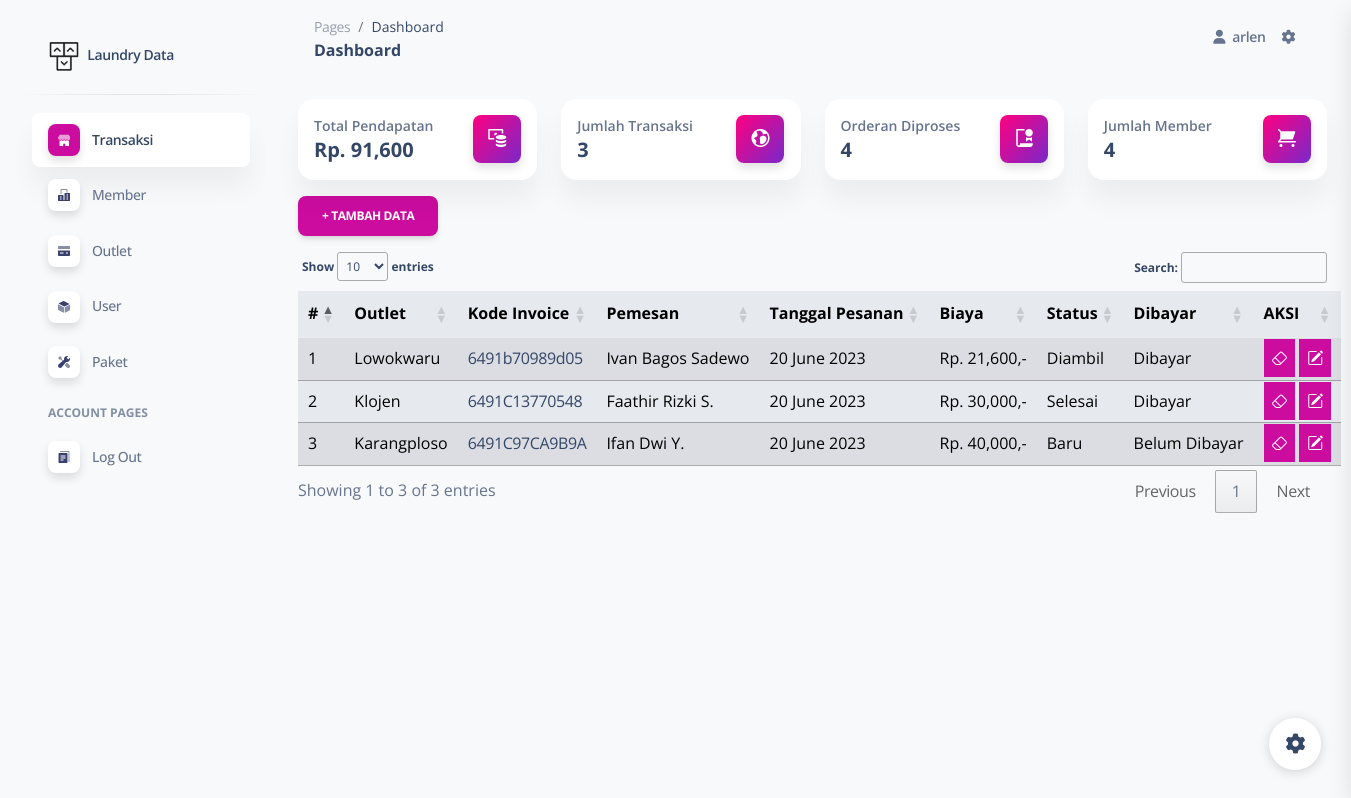
/pages/index.php?page=tr (signed in), run on the app's committed database.
### tables this page shows
CREATE TABLE `tb_transaksi` (
  `id` int NOT NULL,
  `id_outlet` int NOT NULL,
  `kode_invoice` varchar(100) NOT NULL,
  `id_member` int NOT NULL,
  `tgl` datetime NOT NULL,
  `biaya` int NOT NULL,
  `status` enum('Baru','Proses','Selesai','Diambil') NOT NULL DEFAULT 'Baru',
  `dibayar` enum('Dibayar','Belum Dibayar') NOT NULL DEFAULT 'Belum Dibayar',
  `id_user` int NOT NULL
);

CREATE TABLE `tb_outlet` (
  `id` int NOT NULL,
  `nama` varchar(100) NOT NULL,
  `alamat` text NOT NULL,
  `tlp` varchar(15) NOT NULL
);

CREATE TABLE `tb_member` (
  `id` int NOT NULL,
  `nama` varchar(100) NOT NULL,
  `alamat` text NOT NULL,
  `jenis_kelamin` enum('L','P') NOT NULL,
  `tlp` varchar(15) NOT NULL
);

### crud/transaksi/index.php (the view, shortened to what this page needs)
<!DOCTYPE html>
<html lang="en">
<head>
    <link rel="stylesheet" href="//cdn.datatables.net/1.13.2/css/jquery.dataTables.min.css">
    <link rel="stylesheet" href="https://cdn.jsdelivr.net/npm/bootstrap-icons@1.10.3/font/bootstrap-icons.css">
    <body class="container-fluid my-3">
    <a href="index.php?page=inptr" class="btn btn-primary my-3">+ TAMBAH DATA</a>
    <table class="table table-secondary table-striped" id="myTable">
        <thead>
            <tr>
                <th scope="col">#</th>
                <th scope="col">Outlet</th>
                <th scope="col">Kode Invoice</th>
                <th scope="col">Pemesan</th>
                <th scope="col">Tanggal Pesanan</th>
                <th scope="col">Biaya</th>
                <th scope="col">Status</th>
                <th scope="col">Dibayar</th>
                <th scope="col">AKSI</th>
            </tr>
        </thead>
        <tbody>
            <?php
            include "../../config/config.php";
            $no = 1;
            $sql = "SELECT tb_transaksi.id as id, tb_outlet.nama as o, tb_transaksi.kode_invoice as ki, tb_member.nama as m, tb_transaksi.tgl as t, tb_transaksi.biaya as b, tb_transaksi.status as s, tb_transaksi.dibayar as d, tb_user.nama as ksr FROM tb_transaksi INNER JOIN tb_outlet ON id_outlet = tb_outlet.id INNER JOIN tb_member ON id_member = tb_member.id INNER JOIN tb_user ON id_user = tb_user.id";
            $q = mysqli_query($con, $sql);
            while ($row = mysqli_fetch_array($q)):
            ?>
            <tr class="">
                <td><?php echo $no++ ?></td>
                <td><?php echo $row['o'] ?></td>
                <td><a href="index.php?page=dtr&id=<?=$row['id']?>"><?php echo $row['ki'] ?></a></td>
                <td><?php echo $row['m'] ?></td>
                <td><?=  date("d F Y",strtotime($row['t']))?></td>
                <td>Rp. <?php echo number_format($row['b']) . ",-" ?></td>
                <td><?php echo $row['s'] ?></td>
                <td><?php echo $row['d'] ?></td>
                <td>
                    <a href="../../crud/transaksi/delete.php?id=<?=$row['id']?>" class="bg-primary text-white p-2"><i class="bi bi-eraser"></i></a>
                    <a href="index.php?page=edtr&id=<?=$row['id']?>" class="bg-primary text-white p-2"><i class="bi bi-pencil-square"></i></i></a>
                </td>
            </tr>
            <?php endwhile; ?>
        </tbody>
    </table>
  </body>
</html>

### pages/index.php (shortened to what this page needs)
<?php
include "../../config/config.php";
$t = mysqli_fetch_array(mysqli_query($con,"SELECT COUNT(id) AS transaksi,SUM(biaya) AS omset FROM tb_transaksi"));
$o = mysqli_fetch_array(mysqli_query($con,"SELECT COUNT(id) AS outlet FROM tb_outlet"));
$m = mysqli_fetch_array(mysqli_query($con,"SELECT COUNT(id) AS member FROM tb_member"));
?>
<!DOCTYPE html>
<html lang="en">
<head>
  <link href="../assets/css/nucleo-icons.css" rel="stylesheet" />
  <link href="../assets/css/nucleo-svg.css" rel="stylesheet" />
  <link href="../assets/css/nucleo-svg.css" rel="stylesheet" />
  <link id="pagestyle" href="../assets/css/soft-ui-dashboard.css?v=1.0.7" rel="stylesheet" />
</head>
<body class="g-sidenav-show  bg-gray-100">
  <aside class="sidenav navbar navbar-vertical navbar-expand-xs border-0 border-radius-xl my-3 fixed-start ms-3 " id="sidenav-main">
    <div class="sidenav-header">
      <a class="navbar-brand m-0" href="">
        <img src="../assets/img/logo-ct-dark.png" class="navbar-brand-img h-100" alt="main_logo">
        <span class="ms-1 font-weight-bold">Laundry Data</span>
      </a>
    </div>
    <hr class="horizontal dark mt-0">
    <div class="collapse navbar-collapse w-auto" id="sidenav-collapse-main">
      <ul class="navbar-nav">
        <li class="nav-item">
          <a class="nav-link  active" href="../pages/index.php?page=tr">
            <div class="icon icon-shape icon-sm shadow border-radius-md bg-white text-center me-2 d-flex align-items-center justify-content-center">
            </div>
            <span class="nav-link-text ms-1">Transaksi</span>
          </a>
        </li>
        <li class="nav-item">
          <a class="nav-link  " href="index.php?page=mem">
            <div class="icon icon-shape icon-sm shadow border-radius-md bg-white text-center me-2 d-flex align-items-center justify-content-center">
            </div>
            <span class="nav-link-text ms-1">Member</span>
          </a>
        </li>
        <li class="nav-item">
          <a class="nav-link  " href="index.php?page=ot">
            <div class="icon icon-shape icon-sm shadow border-radius-md bg-white text-center me-2 d-flex align-items-center justify-content-center">
            </div>
            <span class="nav-link-text ms-1">Outlet</span>
          </a>
        </li>
        <li class="nav-item">
          <a class="nav-link  " href="index.php?page=us">
            <div class="icon icon-shape icon-sm shadow border-radius-md bg-white text-center me-2 d-flex align-items-center justify-content-center">
            </div>
            <span class="nav-link-text ms-1">User</span>
          </a>
        </li>
        <li class="nav-item">
          <a class="nav-link" href="index.php?page=pa">
            <div class="icon icon-shape icon-sm shadow border-radius-md bg-white text-center me-2 d-flex align-items-center justify-content-center">
            </div>
            <span class="nav-link-text ms-1">Paket</span>
          </a>
        </li>
        <li class="nav-item mt-3">
          <h6 class="ps-4 ms-2 text-uppercase text-xs font-weight-bolder opacity-6">Account pages</h6>
        </li>
        <li class="nav-item">
          <a class="nav-link" href="logout.php">
            <div class="icon icon-shape icon-sm shadow border-radius-md bg-white text-center me-2 d-flex align-items-center justify-content-center">
            </div>
            <span class="nav-link-text ms-1">Log Out</span>
          </a>
        </li>
      </ul>
    </div>
  </aside>
  <main class="main-content position-relative max-height-vh-100 h-100 border-radius-lg ">
    <nav class="navbar navbar-main navbar-expand-lg px-0 mx-4 shadow-none border-radius-xl" id="navbarBlur" navbar-scroll="true">
      <div class="container-fluid py-1 px-3">
        <nav aria-label="breadcrumb">
          <ol class="breadcrumb bg-transparent mb-0 pb-0 pt-1 px-0 me-sm-6 me-5">
            <li class="breadcrumb-item text-sm"><a class="opacity-5 text-dark" href="javascript:;">Pages</a></li>
            <li class="breadcrumb-item text-sm text-dark active" aria-current="page">Dashboard</li>
          </ol>
          <h6 class="font-weight-bolder mb-0">Dashboard</h6>
        </nav>
          <ul class="navbar-nav  justify-content-end">
            <li class="nav-item d-flex align-items-center">
              <a href="javascript:;" class="nav-link text-body font-weight-bold px-0">
                <i class="fa fa-user me-sm-1"></i>
                <span class="d-sm-inline d-none"><?= $_SESSION['login'] ?></span>
              </a>
            </li>
            <li class="nav-item px-3 d-flex align-items-center">
              <a href="javascript:;" class="nav-link text-body p-0">
                <i class="fa fa-cog fixed-plugin-button-nav cursor-pointer"></i>
              </a>
            </li>
          </ul>
        </div>
    </nav>
    <div class="container-fluid py-4">
      <div class="row">
        <div class="col-xl-3 col-sm-6 mb-xl-0 mb-4">
          <div class="card">
            <div class="card-body p-3">
              <div class="row">
                <div class="col-8">
                  <div class="numbers">
                    <p class="text-sm mb-0 text-capitalize font-weight-bold">Total Pendapatan</p>
                    <h5 class="font-weight-bolder mb-0">
                    <?= "Rp. " . number_format($t['omset']) ?>
                  </h5>
                </div>
                </div>
                <div class="col-4 text-end">
                  <div class="icon icon-shape bg-gradient-primary shadow text-center border-radius-md">
                    <i class="ni ni-money-coins text-lg opacity-10" aria-hidden="true"></i>
                  </div>
                </div>
              </div>
            </div>
          </div>
        </div>
        <div class="col-xl-3 col-sm-6 mb-xl-0 mb-4">
          <div class="card">
            <div class="card-body p-3">
              <div class="row">
                <div class="col-8">
                  <div class="numbers">
                    <p class="text-sm mb-0 text-capitalize font-weight-bold">Jumlah Transaksi</p>
                    <h5 class="font-weight-bolder mb-0">
                      <?= $t['transaksi'] ?>
                    </h5>
                  </div>
                </div>
                <div class="col-4 text-end">
                  <div class="icon icon-shape bg-gradient-primary shadow text-center border-radius-md">
                    <i class="ni ni-world text-lg opacity-10" aria-hidden="true"></i>
                  </div>
                </div>
              </div>
            </div>
          </div>
        </div>
        <div class="col-xl-3 col-sm-6 mb-xl-0 mb-4">
          <div class="card">
            <div class="card-body p-3">
              <div class="row">
                <div class="col-8">
                  <div class="numbers">
                    <p class="text-sm mb-0 text-capitalize font-weight-bold">Orderan Diproses</p>
                    <h5 class="font-weight-bolder mb-0">
                      <?= $o['outlet'] ?>
                    </h5>
                  </div>
                </div>
                <div class="col-4 text-end">
                  <div class="icon icon-shape bg-gradient-primary shadow text-center border-radius-md">
                    <i class="ni ni-paper-diploma text-lg opacity-10" aria-hidden="true"></i>
                  </div>
                </div>
              </div>
            </div>
          </div>
        </div>
        <div class="col-xl-3 col-sm-6">
          <div class="card">
            <div class="card-body p-3">
              <div class="row">
                <div class="col-8">
                  <div class="numbers">
                    <p class="text-sm mb-0 text-capitalize font-weight-bold">Jumlah Member</p>
                    <h5 class="font-weight-bolder mb-0">
                    <?=$m['member']?>
                    </h5>
                  </div>
                </div>
                <div class="col-4 text-end">
                  <div class="icon icon-shape bg-gradient-primary shadow text-center border-radius-md">
                    <i class="ni ni-cart text-lg opacity-10" aria-hidden="true"></i>
                  </div>
                </div>
              </div>
            </div>
          </div>
        </div>
      </div>
        <?php include "../../config/page.php"; ?>
    </div>
  </main>
  <div class="fixed-plugin">
    <a class="fixed-plugin-button text-dark position-fixed px-3 py-2">
      <i class="fa fa-cog py-2"> </i>
    </a>
  </div>
</body>
</html>

### config/page.php (shortened to what this page needs)
<?php
if (isset($_GET)) {
    @$p = $_GET['page'];
    switch ($p) {
        case 'tr':
            include "../../crud/transaksi/index.php";
            break;
    }
}else {
    include "default.php";
}
?>

### css/nucleo-svg.css (style rules this page uses)
.icon { display: inline-block; color: #111111; height: 1em; width: 1em; }
.icon-sm { height: 0.8em; width: 0.8em; }
.icon { fill: currentColor; stroke: none; }

### data on the page
tb_transaksi: id_outlet.nama "Lowokwaru", kode_invoice "6491b70989d05", id_member.nama "Ivan Bagos Sadewo", tgl "20 June 2023", biaya "21,600", status "Diambil", dibayar "Dibayar"
tb_transaksi: id_outlet.nama "Klojen", kode_invoice "6491C13770548", id_member.nama "Faathir Rizki S.", tgl "20 June 2023", biaya "30,000", status "Selesai", dibayar "Dibayar"
tb_transaksi: id_outlet.nama "Karangploso", kode_invoice "6491C97CA9B9A", id_member.nama "Ifan Dwi Y.", tgl "20 June 2023", biaya "40,000", status "Baru", dibayar "Belum Dibayar"

### other printed values
$_SESSION['login'] "arlen"
$t['omset'] "91,600"
$t['transaksi'] "3"
$o['outlet'] "4"
$m['member'] "4"
